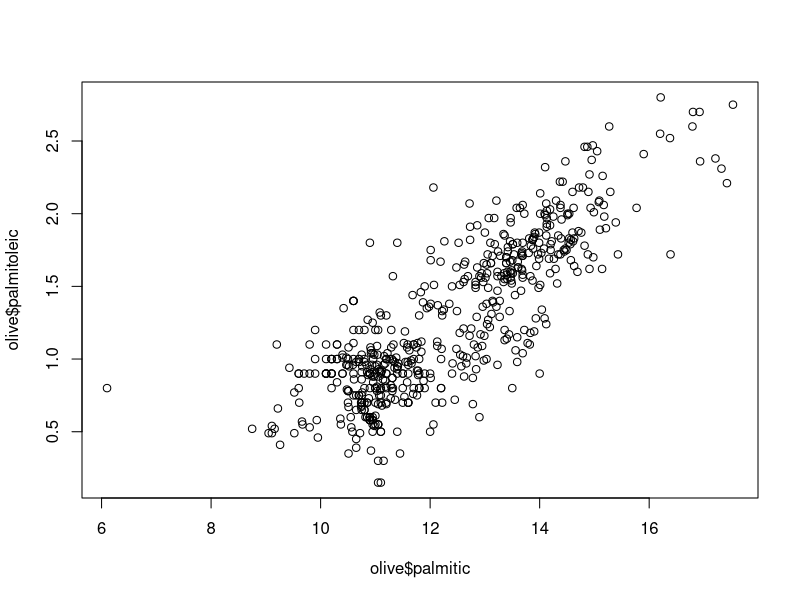
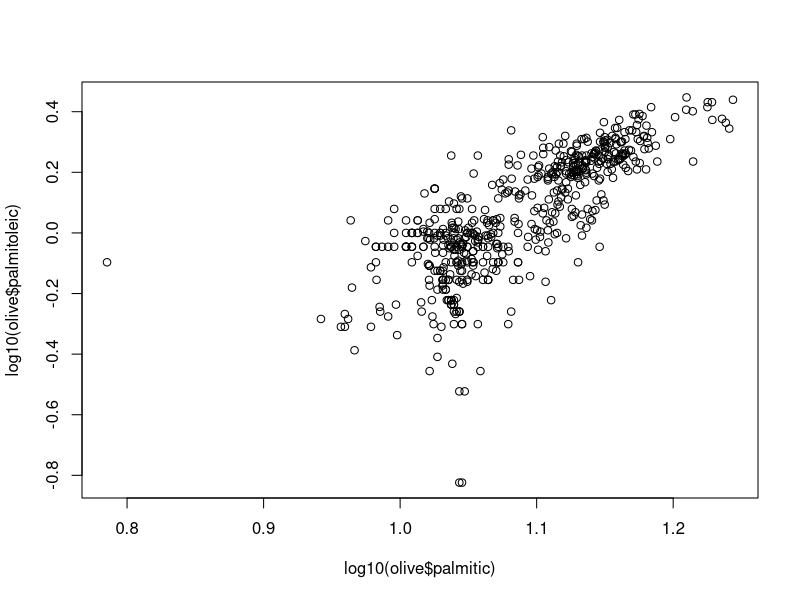
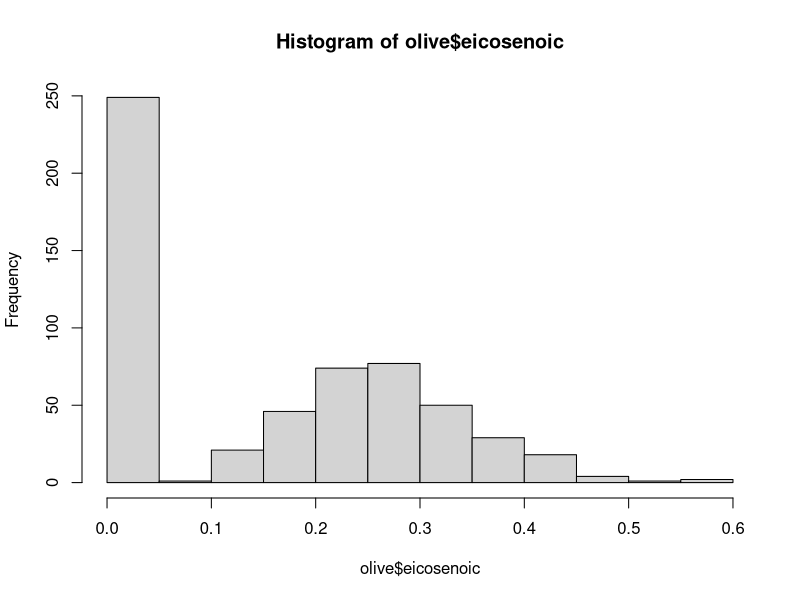
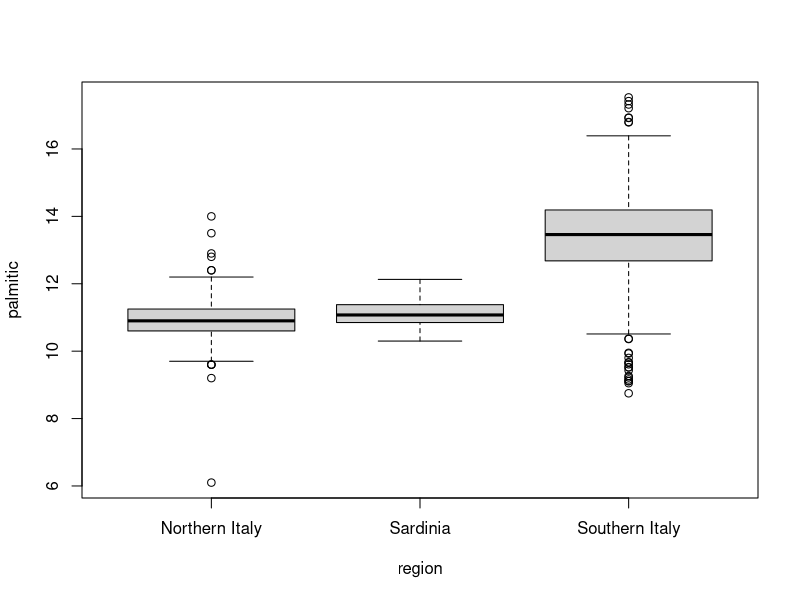

The R source for these figures, in order:
library(dplyr)
library(dslabs)
data(heights)
options(digits = 3)
avg_heights <- mean(heights$height)
ind <- heights %>% filter(height>avg_heights & sex=='Female') %>% nrow()
ind

str(heights)
str(heights$sex)
levels(heights$sex)
factor(heights$sex, levels=c('Male', 'Female'))
table(heights$sex)/1050

min_height <- min(heights$height)
heights$sex[match(min_height, heights$height)]

min(heights$height)
max(heights$height)

x<- as.numeric(min(heights$height):max(heights$height))
## x<- as.numeric(seq(min(heights$height),max(heights$height)))
x<- 50:82
x
class(x)
heights$height[!x %in% heights$height]
sum(!(x %in% heights$height))
heights$height

heights$height[18]
heights2 <- mutate(heights, ht_cm = height*2.54)
heights2$ht_cm[18]
heights2 %>% filter(sex=='Female') %>% summarise(avg=mean(ht_cm))

data(olive)
head(olive)
plot(olive$palmitic, olive$palmitoleic)
plot(log10(olive$palmitic), log10(olive$palmitoleic))

hist(olive$eicosenoic)

boxplot(palmitic~region, data=olive)
